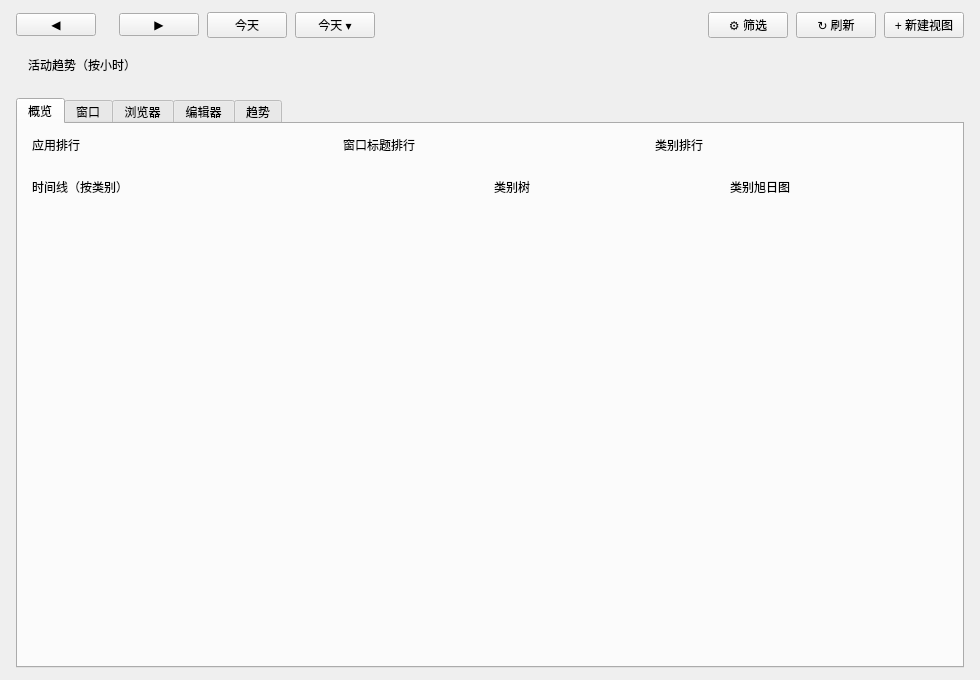
<?xml version="1.0" encoding="UTF-8"?>
<!-- activitypage.ui —— Activity 统计面板布局（Qt Designer）
     与 ActivityPage::buildUi() 的静态结构一一对应；Card/CardTitle/ToolBtn 等
     主题 objectName、日期范围下拉菜单、图表 labelWidth、信号连接等仍在 activitypage.cpp 中设置 -->
<ui version="4.0">
 <class>ActivityPage</class>
 <widget class="QWidget" name="ActivityPage">
  <property name="geometry">
   <rect>
    <x>0</x>
    <y>0</y>
    <width>980</width>
    <height>680</height>
   </rect>
  </property>
  <layout class="QVBoxLayout" name="rootLayout" stretch="0,0,1">
   <property name="leftMargin">
    <number>16</number>
   </property>
   <property name="topMargin">
    <number>12</number>
   </property>
   <property name="rightMargin">
    <number>16</number>
   </property>
   <property name="bottomMargin">
    <number>12</number>
   </property>
   <property name="spacing">
    <number>10</number>
   </property>
   <item>
    <layout class="QHBoxLayout" name="toolbar">
     <property name="spacing">
      <number>8</number>
     </property>
     <item>
      <widget class="QPushButton" name="prevBtn">
       <property name="text">
        <string>◀</string>
       </property>
      </widget>
     </item>
     <item>
      <widget class="QLabel" name="dateLabel"/>
     </item>
     <item>
      <widget class="QPushButton" name="nextBtn">
       <property name="text">
        <string>▶</string>
       </property>
      </widget>
     </item>
     <item>
      <widget class="QPushButton" name="todayBtn">
       <property name="text">
        <string>今天</string>
       </property>
      </widget>
     </item>
     <item>
      <widget class="QPushButton" name="rangeBtn">
       <property name="text">
        <string>今天 ▾</string>
       </property>
      </widget>
     </item>
     <item>
      <spacer name="gap1">
       <property name="orientation">
        <enum>Qt::Horizontal</enum>
       </property>
       <property name="sizeType">
        <enum>QSizePolicy::Fixed</enum>
       </property>
       <property name="sizeHint" stdset="0">
        <size>
         <width>16</width>
         <height>8</height>
        </size>
       </property>
      </spacer>
     </item>
     <item>
      <spacer name="gap2">
       <property name="orientation">
        <enum>Qt::Horizontal</enum>
       </property>
       <property name="sizeType">
        <enum>QSizePolicy::Fixed</enum>
       </property>
       <property name="sizeHint" stdset="0">
        <size>
         <width>16</width>
         <height>8</height>
        </size>
       </property>
      </spacer>
     </item>
     <item>
      <widget class="QLabel" name="hostLabel"/>
     </item>
     <item>
      <spacer name="gap3">
       <property name="orientation">
        <enum>Qt::Horizontal</enum>
       </property>
       <property name="sizeType">
        <enum>QSizePolicy::Fixed</enum>
       </property>
       <property name="sizeHint" stdset="0">
        <size>
         <width>12</width>
         <height>8</height>
        </size>
       </property>
      </spacer>
     </item>
     <item>
      <widget class="QLabel" name="activeLabel"/>
     </item>
     <item>
      <spacer name="toolbarStretch">
       <property name="orientation">
        <enum>Qt::Horizontal</enum>
       </property>
       <property name="sizeHint" stdset="0">
        <size>
         <width>40</width>
         <height>20</height>
        </size>
       </property>
      </spacer>
     </item>
     <item>
      <widget class="QPushButton" name="filtersBtn">
       <property name="text">
        <string>⚙ 筛选</string>
       </property>
      </widget>
     </item>
     <item>
      <widget class="QPushButton" name="refreshBtn">
       <property name="text">
        <string>↻ 刷新</string>
       </property>
      </widget>
     </item>
     <item>
      <widget class="QPushButton" name="newViewBtn">
       <property name="text">
        <string>+ 新建视图</string>
       </property>
      </widget>
     </item>
    </layout>
   </item>
   <item>
    <widget class="QFrame" name="barsCard">
     <layout class="QVBoxLayout" name="barsLay" stretch="0,1">
      <property name="leftMargin">
       <number>12</number>
      </property>
      <property name="topMargin">
       <number>8</number>
      </property>
      <property name="rightMargin">
       <number>12</number>
      </property>
      <property name="bottomMargin">
       <number>8</number>
      </property>
      <item>
       <widget class="QLabel" name="barsTitle">
        <property name="text">
         <string>活动趋势（按小时）</string>
        </property>
       </widget>
      </item>
      <item>
       <widget class="awqtui::HourlyActivityBars" name="hourlyBars"/>
      </item>
     </layout>
    </widget>
   </item>
   <item>
    <widget class="QTabWidget" name="tabs">
     <widget class="QWidget" name="summaryTab">
      <attribute name="title">
       <string>概览</string>
      </attribute>
      <layout class="QVBoxLayout" name="summaryRoot" stretch="0,1">
       <property name="leftMargin">
        <number>10</number>
       </property>
       <property name="topMargin">
        <number>12</number>
       </property>
       <property name="rightMargin">
        <number>10</number>
       </property>
       <property name="bottomMargin">
        <number>10</number>
       </property>
       <property name="spacing">
        <number>10</number>
       </property>
       <item>
        <layout class="QHBoxLayout" name="topRow" stretch="1,1,1">
         <property name="spacing">
          <number>10</number>
         </property>
         <item>
          <widget class="QFrame" name="appsCard">
           <layout class="QVBoxLayout" name="appsLay" stretch="0,1">
            <property name="leftMargin">
             <number>4</number>
            </property>
            <property name="topMargin">
             <number>0</number>
            </property>
            <property name="rightMargin">
             <number>8</number>
            </property>
            <property name="bottomMargin">
             <number>8</number>
            </property>
            <item>
             <widget class="QLabel" name="appsTitle">
              <property name="text">
               <string>应用排行</string>
              </property>
             </widget>
            </item>
            <item>
             <widget class="awqtui::HorizontalBarChart" name="topApps"/>
            </item>
           </layout>
          </widget>
         </item>
         <item>
          <widget class="QFrame" name="titlesCard">
           <layout class="QVBoxLayout" name="titlesLay" stretch="0,1">
            <property name="leftMargin">
             <number>4</number>
            </property>
            <property name="topMargin">
             <number>0</number>
            </property>
            <property name="rightMargin">
             <number>8</number>
            </property>
            <property name="bottomMargin">
             <number>8</number>
            </property>
            <item>
             <widget class="QLabel" name="titlesTitle">
              <property name="text">
               <string>窗口标题排行</string>
              </property>
             </widget>
            </item>
            <item>
             <widget class="awqtui::HorizontalBarChart" name="topTitles"/>
            </item>
           </layout>
          </widget>
         </item>
         <item>
          <widget class="QFrame" name="catsCard">
           <layout class="QVBoxLayout" name="catsLay" stretch="0,1">
            <property name="leftMargin">
             <number>4</number>
            </property>
            <property name="topMargin">
             <number>0</number>
            </property>
            <property name="rightMargin">
             <number>8</number>
            </property>
            <property name="bottomMargin">
             <number>8</number>
            </property>
            <item>
             <widget class="QLabel" name="catsTitle">
              <property name="text">
               <string>类别排行</string>
              </property>
             </widget>
            </item>
            <item>
             <widget class="awqtui::HorizontalBarChart" name="topCats"/>
            </item>
           </layout>
          </widget>
         </item>
        </layout>
       </item>
       <item>
        <layout class="QHBoxLayout" name="bottomRow" stretch="2,1,1">
         <property name="spacing">
          <number>10</number>
         </property>
         <item>
          <widget class="QFrame" name="cbCard">
           <layout class="QVBoxLayout" name="cbLay" stretch="0,1">
            <property name="leftMargin">
             <number>4</number>
            </property>
            <property name="topMargin">
             <number>0</number>
            </property>
            <property name="rightMargin">
             <number>8</number>
            </property>
            <property name="bottomMargin">
             <number>8</number>
            </property>
            <item>
             <widget class="QLabel" name="cbTitle">
              <property name="text">
               <string>时间线（按类别）</string>
              </property>
             </widget>
            </item>
            <item>
             <widget class="awqtui::CategoryBars" name="catBars"/>
            </item>
           </layout>
          </widget>
         </item>
         <item>
          <widget class="QFrame" name="treeCard">
           <layout class="QVBoxLayout" name="treeLay" stretch="0,1">
            <property name="leftMargin">
             <number>4</number>
            </property>
            <property name="topMargin">
             <number>0</number>
            </property>
            <property name="rightMargin">
             <number>8</number>
            </property>
            <property name="bottomMargin">
             <number>8</number>
            </property>
            <item>
             <widget class="QLabel" name="treeTitle">
              <property name="text">
               <string>类别树</string>
              </property>
             </widget>
            </item>
            <item>
             <widget class="awqtui::HorizontalBarChart" name="catTree"/>
            </item>
           </layout>
          </widget>
         </item>
         <item>
          <widget class="QFrame" name="donutCard">
           <layout class="QVBoxLayout" name="donutLay" stretch="0,1">
            <property name="leftMargin">
             <number>4</number>
            </property>
            <property name="topMargin">
             <number>0</number>
            </property>
            <property name="rightMargin">
             <number>8</number>
            </property>
            <property name="bottomMargin">
             <number>8</number>
            </property>
            <item>
             <widget class="QLabel" name="donutTitle">
              <property name="text">
               <string>类别旭日图</string>
              </property>
             </widget>
            </item>
            <item>
             <widget class="awqtui::DonutChart" name="donut"/>
            </item>
           </layout>
          </widget>
         </item>
        </layout>
       </item>
      </layout>
     </widget>
     <widget class="QWidget" name="windowTab">
      <attribute name="title">
       <string>窗口</string>
      </attribute>
      <layout class="QHBoxLayout" name="winRoot" stretch="1,1">
       <property name="leftMargin">
        <number>10</number>
       </property>
       <property name="topMargin">
        <number>12</number>
       </property>
       <property name="rightMargin">
        <number>10</number>
       </property>
       <property name="bottomMargin">
        <number>10</number>
       </property>
       <property name="spacing">
        <number>10</number>
       </property>
       <item>
        <widget class="QFrame" name="winAppsCard">
         <layout class="QVBoxLayout" name="winAppsLay" stretch="0,1">
          <property name="leftMargin">
           <number>4</number>
          </property>
          <property name="topMargin">
           <number>0</number>
          </property>
          <property name="rightMargin">
           <number>8</number>
          </property>
          <property name="bottomMargin">
           <number>8</number>
          </property>
          <item>
           <widget class="QLabel" name="winAppsTitle">
            <property name="text">
             <string>应用排行</string>
            </property>
           </widget>
          </item>
          <item>
           <widget class="awqtui::HorizontalBarChart" name="winApps"/>
          </item>
         </layout>
        </widget>
       </item>
       <item>
        <widget class="QFrame" name="winTitlesCard">
         <layout class="QVBoxLayout" name="winTitlesLay" stretch="0,1">
          <property name="leftMargin">
           <number>4</number>
          </property>
          <property name="topMargin">
           <number>0</number>
          </property>
          <property name="rightMargin">
           <number>8</number>
          </property>
          <property name="bottomMargin">
           <number>8</number>
          </property>
          <item>
           <widget class="QLabel" name="winTitlesTitle">
            <property name="text">
             <string>窗口标题排行</string>
            </property>
           </widget>
          </item>
          <item>
           <widget class="awqtui::HorizontalBarChart" name="winTitles"/>
          </item>
         </layout>
        </widget>
       </item>
      </layout>
     </widget>
     <widget class="QWidget" name="browserTab">
      <attribute name="title">
       <string>浏览器</string>
      </attribute>
      <layout class="QHBoxLayout" name="browserRoot" stretch="1,1">
       <property name="leftMargin">
        <number>10</number>
       </property>
       <property name="topMargin">
        <number>12</number>
       </property>
       <property name="rightMargin">
        <number>10</number>
       </property>
       <property name="bottomMargin">
        <number>10</number>
       </property>
       <property name="spacing">
        <number>10</number>
       </property>
       <item>
        <widget class="QFrame" name="domCard">
         <layout class="QVBoxLayout" name="domLay" stretch="0,1">
          <property name="leftMargin">
           <number>4</number>
          </property>
          <property name="topMargin">
           <number>0</number>
          </property>
          <property name="rightMargin">
           <number>8</number>
          </property>
          <property name="bottomMargin">
           <number>8</number>
          </property>
          <item>
           <widget class="QLabel" name="domTitle">
            <property name="text">
             <string>域名排行</string>
            </property>
           </widget>
          </item>
          <item>
           <widget class="awqtui::HorizontalBarChart" name="topDomains"/>
          </item>
         </layout>
        </widget>
       </item>
       <item>
        <widget class="QFrame" name="urlCard">
         <layout class="QVBoxLayout" name="urlLay" stretch="0,1">
          <property name="leftMargin">
           <number>4</number>
          </property>
          <property name="topMargin">
           <number>0</number>
          </property>
          <property name="rightMargin">
           <number>8</number>
          </property>
          <property name="bottomMargin">
           <number>8</number>
          </property>
          <item>
           <widget class="QLabel" name="urlTitle">
            <property name="text">
             <string>链接排行</string>
            </property>
           </widget>
          </item>
          <item>
           <widget class="awqtui::HorizontalBarChart" name="topUrls"/>
          </item>
         </layout>
        </widget>
       </item>
      </layout>
     </widget>
     <widget class="QWidget" name="editorTab">
      <attribute name="title">
       <string>编辑器</string>
      </attribute>
      <layout class="QVBoxLayout" name="editorRoot" stretch="1">
       <property name="leftMargin">
        <number>10</number>
       </property>
       <property name="topMargin">
        <number>12</number>
       </property>
       <property name="rightMargin">
        <number>10</number>
       </property>
       <property name="bottomMargin">
        <number>10</number>
       </property>
       <item>
        <widget class="QFrame" name="edCard">
         <layout class="QVBoxLayout" name="edLay" stretch="0,1">
          <property name="leftMargin">
           <number>4</number>
          </property>
          <property name="topMargin">
           <number>0</number>
          </property>
          <property name="rightMargin">
           <number>8</number>
          </property>
          <property name="bottomMargin">
           <number>8</number>
          </property>
          <item>
           <widget class="QLabel" name="edTitle">
            <property name="text">
             <string>编辑器文件排行</string>
            </property>
           </widget>
          </item>
          <item>
           <widget class="awqtui::HorizontalBarChart" name="editorFiles"/>
          </item>
         </layout>
        </widget>
       </item>
      </layout>
     </widget>
     <widget class="QWidget" name="trendsTab">
      <attribute name="title">
       <string>趋势</string>
      </attribute>
      <layout class="QVBoxLayout" name="trendsRoot" stretch="0,1,1,1">
       <property name="leftMargin">
        <number>10</number>
       </property>
       <property name="topMargin">
        <number>12</number>
       </property>
       <property name="rightMargin">
        <number>10</number>
       </property>
       <property name="bottomMargin">
        <number>10</number>
       </property>
       <property name="spacing">
        <number>10</number>
       </property>
       <item>
        <widget class="QFrame" name="trendPlaceholder">
         <layout class="QVBoxLayout" name="phLay">
          <property name="leftMargin">
           <number>20</number>
          </property>
          <property name="topMargin">
           <number>20</number>
          </property>
          <property name="rightMargin">
           <number>20</number>
          </property>
          <property name="bottomMargin">
           <number>20</number>
          </property>
          <item>
           <widget class="QLabel" name="phLabel">
            <property name="text">
             <string>选择一个时间范围以查看趋势
（今天 / 昨天 / 最近 7 天 / 最近 30 天 / 全部）</string>
            </property>
            <property name="alignment">
             <set>Qt::AlignCenter</set>
            </property>
           </widget>
          </item>
         </layout>
        </widget>
       </item>
       <item>
        <widget class="QFrame" name="tAppsCard">
         <layout class="QVBoxLayout" name="tAppsLay" stretch="0,1">
          <property name="leftMargin">
           <number>4</number>
          </property>
          <property name="topMargin">
           <number>0</number>
          </property>
          <property name="rightMargin">
           <number>8</number>
          </property>
          <property name="bottomMargin">
           <number>8</number>
          </property>
          <item>
           <widget class="QLabel" name="tAppsTitle">
            <property name="text">
             <string>应用排行（趋势）</string>
            </property>
           </widget>
          </item>
          <item>
           <widget class="awqtui::HorizontalBarChart" name="trendApps"/>
          </item>
         </layout>
        </widget>
       </item>
       <item>
        <widget class="QFrame" name="tCatsCard">
         <layout class="QVBoxLayout" name="tCatsLay" stretch="0,1">
          <property name="leftMargin">
           <number>4</number>
          </property>
          <property name="topMargin">
           <number>0</number>
          </property>
          <property name="rightMargin">
           <number>8</number>
          </property>
          <property name="bottomMargin">
           <number>8</number>
          </property>
          <item>
           <widget class="QLabel" name="tCatsTitle">
            <property name="text">
             <string>类别排行（趋势）</string>
            </property>
           </widget>
          </item>
          <item>
           <widget class="awqtui::HorizontalBarChart" name="trendCats"/>
          </item>
         </layout>
        </widget>
       </item>
       <item>
        <widget class="QFrame" name="tDailyCard">
         <layout class="QVBoxLayout" name="tDailyLay" stretch="0,1">
          <property name="leftMargin">
           <number>4</number>
          </property>
          <property name="topMargin">
           <number>0</number>
          </property>
          <property name="rightMargin">
           <number>8</number>
          </property>
          <property name="bottomMargin">
           <number>8</number>
          </property>
          <item>
           <widget class="QLabel" name="tDailyTitle">
            <property name="text">
             <string>每日活动</string>
            </property>
           </widget>
          </item>
          <item>
           <widget class="awqtui::HorizontalBarChart" name="trendDaily"/>
          </item>
         </layout>
        </widget>
       </item>
      </layout>
     </widget>
    </widget>
   </item>
  </layout>
 </widget>
 <customwidgets>
  <customwidget>
   <class>awqtui::HorizontalBarChart</class>
   <extends>QWidget</extends>
   <header>charts.h</header>
   <container>0</container>
  </customwidget>
  <customwidget>
   <class>awqtui::HourlyActivityBars</class>
   <extends>QWidget</extends>
   <header>charts.h</header>
   <container>0</container>
  </customwidget>
  <customwidget>
   <class>awqtui::CategoryBars</class>
   <extends>QWidget</extends>
   <header>charts.h</header>
   <container>0</container>
  </customwidget>
  <customwidget>
   <class>awqtui::DonutChart</class>
   <extends>QWidget</extends>
   <header>charts.h</header>
   <container>0</container>
  </customwidget>
 </customwidgets>
 <resources/>
 <connections/>
</ui>
